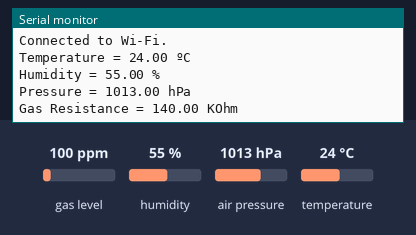
The program below on a simulated ESP8266 (NodeMCU). Shown: the last lines printed to the serial monitor. The inputs (shaded band) are chosen by the test bench; at power-on: gas level 100 ppm, humidity 55 %, air pressure 1013 hPa, temperature 24 °C. WiFi joins after 1.5 s; servers stay silent unless stated.

Above: at 18.0 s.
18.1 s: gas level set to 20 ppm
At 21.4 s:
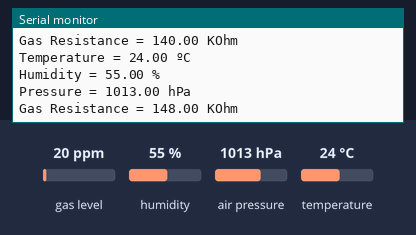
33.2 s: humidity set to 22 %
At 41.4 s:
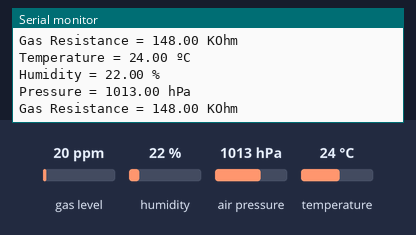
48.3 s: air pressure set to 952 hPa
At 51.4 s:
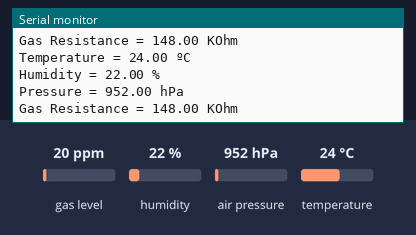

The program:

main.cpp
```cpp
#include <Arduino.h>
#include "WiFiHandler.h"
#include "MQTTClientManager.h"
#include "BME680Sensor.h"

WiFiHandler wifiHandler;
MQTTClientManager mqttClientManager;
BME680Sensor bme680Sensor;
// BME680Sensor bme680Sensor(BME_CS); // Hardware SPI
// BME680Sensor bme680Sensor(BME_CS, BME_MOSI, BME_MISO, BME_SCK); // Custom SPI

unsigned long previousMillis = 0;
const long interval = 10000;

void setup()
{
  Serial.begin(115200);
  Serial.println();

  wifiHandler.setup();
  mqttClientManager.setup();
  if (!bme680Sensor.begin())
  {
    Serial.println(F("Could not find a valid BME680 sensor, check wiring!"));
    while (1)
      ;
  }

  wifiHandler.connect();
}

void loop()
{
  unsigned long currentMillis = millis();
  if (currentMillis - previousMillis >= interval)
  {
    previousMillis = currentMillis;

    float temperature, humidity, pressure, gasResistance;
    bme680Sensor.getReadings(temperature, humidity, pressure, gasResistance);

    Serial.printf("Temperature = %.2f ºC \n", temperature);
    Serial.printf("Humidity = %.2f %% \n", humidity);
    Serial.printf("Pressure = %.2f hPa \n", pressure);
    Serial.printf("Gas Resistance = %.2f KOhm \n", gasResistance);

    mqttClientManager.publishReadings(temperature, humidity, pressure, gasResistance);
  }
}
```

BME680Sensor.h
```cpp
#ifndef BME680_SENSOR_H
#define BME680_SENSOR_H

#include <Adafruit_BME680.h>

#define BME_SCK 14
#define BME_MISO 12
#define BME_MOSI 13
#define BME_CS 15

class BME680Sensor
{
public:
    BME680Sensor();          // I2C constructor
    BME680Sensor(int8_t cs); // Hardware SPI constructor
    BME680Sensor(int8_t cs, int8_t mosi, int8_t miso, int8_t sck);
    bool begin();
    void getReadings(float &temperature, float &humidity, float &pressure, float &gasResistance);

private:
    Adafruit_BME680 bme;
};

#endif
```

MQTTClientManager.h
```cpp
#ifndef MQTT_CLIENT_MANAGER_H
#define MQTT_CLIENT_MANAGER_H

#include <AsyncMqttClient.h>

class MQTTClientManager
{
public:
    MQTTClientManager();
    void setup();
    void connect();
    void publishReadings(float temperature, float humidity, float pressure, float gasResistance);

private:
    AsyncMqttClient mqttClient;
    void onConnect(bool sessionPresent);
    void onDisconnect(AsyncMqttClientDisconnectReason reason);
    void onMqttSubscribe(uint16_t packetId, uint8_t qos);
    void onMqttUnsubscribe(uint16_t packetId);
};

#endif
```

WiFiHandler.h
```cpp
#ifndef WIFI_HANDLER_H
#define WIFI_HANDLER_H

#include <ESP8266WiFi.h>
#include <Ticker.h>

class WiFiHandler
{
public:
    WiFiHandler();
    void setup();
    void connect();

private:
    void onConnect(const WiFiEventStationModeGotIP &event);
    void onDisconnect(const WiFiEventStationModeDisconnected &event);
    WiFiEventHandler wifiConnectHandler;
    WiFiEventHandler wifiDisconnectHandler;
    Ticker wifiReconnectTimer;
};

#endif
```

BME680Sensor.cpp
```cpp
#include "BME680Sensor.h"
#include <Wire.h>

BME680Sensor::BME680Sensor() : bme() {}

// Hardware SPI constructor
BME680Sensor::BME680Sensor(int8_t cs) : bme(cs) {}

// Custom SPI constructor
BME680Sensor::BME680Sensor(int8_t cs, int8_t mosi, int8_t miso, int8_t sck)
    : bme(cs, mosi, miso, sck) {}

bool BME680Sensor::begin()
{
    if (!bme.begin())
    {
        return false;
    }
    bme.setTemperatureOversampling(BME680_OS_8X);
    bme.setHumidityOversampling(BME680_OS_2X);
    bme.setPressureOversampling(BME680_OS_4X);
    bme.setIIRFilterSize(BME680_FILTER_SIZE_3);
    bme.setGasHeater(320, 150); // 320*C for 150 ms
    return true;
}

void BME680Sensor::getReadings(float &temperature, float &humidity, float &pressure, float &gasResistance)
{
    unsigned long endTime = bme.beginReading();
    if (endTime == 0 || !bme.endReading())
    {
        return;
    }
    temperature = bme.temperature;
    pressure = bme.pressure / 100.0;
    humidity = bme.humidity;
    gasResistance = bme.gas_resistance / 1000.0;
}
```

MQTTClientManager.cpp
```cpp
#include "MQTTClientManager.h"
#include <Ticker.h>
#include <ESP8266WiFi.h>

#define MQTT_HOST IPAddress(192, 168, 1, 100)
#define MQTT_PORT 1883

#define MQTT_PUB_TEMP "esp/bme680/temperature"
#define MQTT_PUB_HUM "esp/bme680/humidity"
#define MQTT_PUB_PRES "esp/bme680/pressure"
#define MQTT_PUB_GAS "esp/bme680/gas"

Ticker mqttReconnectTimer;

MQTTClientManager::MQTTClientManager() : mqttClient() {}

void MQTTClientManager::setup()
{
    mqttClient.onConnect([this](bool sessionPresent)
                         { onConnect(sessionPresent); });
    mqttClient.onDisconnect([this](AsyncMqttClientDisconnectReason reason)
                            { onDisconnect(reason); });
    mqttClient.onSubscribe([this](uint16_t packetId, uint8_t qos)
                           { onMqttSubscribe(packetId, qos); });
    mqttClient.onUnsubscribe([this](uint16_t packetId)
                             { onMqttUnsubscribe(packetId); });
    mqttClient.setServer(MQTT_HOST, MQTT_PORT);
    mqttClient.setCredentials("REPlACE_WITH_YOUR_USER", "REPLACE_WITH_YOUR_PASSWORD");
}

void MQTTClientManager::connect()
{
    mqttClient.connect();
}

void MQTTClientManager::onConnect(bool sessionPresent)
{
    Serial.println("Connected to MQTT.");
    Serial.print("Session present: ");
    Serial.println(sessionPresent);
}

void MQTTClientManager::onDisconnect(AsyncMqttClientDisconnectReason reason)
{
    Serial.println("Disconnected from MQTT.");
    mqttReconnectTimer.once(2, [this]()
                            { connect(); });
}

void MQTTClientManager::onMqttSubscribe(uint16_t packetId, uint8_t qos)
{
    Serial.println("Subscribe acknowledged.");
    Serial.print("  packetId: ");
    Serial.println(packetId);
    Serial.print("  qos: ");
    Serial.println(qos);
}

void MQTTClientManager::onMqttUnsubscribe(uint16_t packetId)
{
    Serial.println("Unsubscribe acknowledged.");
    Serial.print("  packetId: ");
    Serial.println(packetId);
}

void MQTTClientManager::publishReadings(float temperature, float humidity, float pressure, float gasResistance)
{
    mqttClient.publish(MQTT_PUB_TEMP, 1, true, String(temperature).c_str());
    mqttClient.publish(MQTT_PUB_HUM, 1, true, String(humidity).c_str());
    mqttClient.publish(MQTT_PUB_PRES, 1, true, String(pressure).c_str());
    mqttClient.publish(MQTT_PUB_GAS, 1, true, String(gasResistance).c_str());
}
```

WiFiHandler.cpp
```cpp
#include "WiFiHandler.h"

#define WIFI_SSID "REPLACE_WITH_YOUR_SSID"
#define WIFI_PASSWORD "REPLACE_WITH_YOUR_PASSWORD"

WiFiHandler::WiFiHandler() {}

void WiFiHandler::setup()
{
    wifiConnectHandler = WiFi.onStationModeGotIP([this](const WiFiEventStationModeGotIP &event)
                                                 { onConnect(event); });
    wifiDisconnectHandler = WiFi.onStationModeDisconnected([this](const WiFiEventStationModeDisconnected &event)
                                                           { onDisconnect(event); });
}

void WiFiHandler::connect()
{
    Serial.println("Connecting to Wi-Fi...");
    WiFi.begin(WIFI_SSID, WIFI_PASSWORD);
}

void WiFiHandler::onConnect(const WiFiEventStationModeGotIP &event)
{
    Serial.println("Connected to Wi-Fi.");
    // MQTT bağlantısını buradan başlatın
}

void WiFiHandler::onDisconnect(const WiFiEventStationModeDisconnected &event)
{
    Serial.println("Disconnected from Wi-Fi.");
    wifiReconnectTimer.once(2, [this]()
                            { connect(); });
}
```

Measured:
- after the input at 18.1 s, the serial monitor: prints a new line after 2.1 s (image 1)
- after the input at 33.2 s, the serial monitor: prints a new line after 7.0 s (image 2)
- after the input at 48.3 s, the serial monitor: prints a new line after 1.9 s (image 3)
